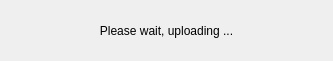
<?xml version="1.0" encoding="UTF-8"?>
<ui version="4.0">
 <class>uploadDialog</class>
 <widget class="QDialog" name="uploadDialog">
  <property name="geometry">
   <rect>
    <x>0</x>
    <y>0</y>
    <width>333</width>
    <height>61</height>
   </rect>
  </property>
  <property name="sizePolicy">
   <sizepolicy hsizetype="Fixed" vsizetype="Fixed">
    <horstretch>0</horstretch>
    <verstretch>0</verstretch>
   </sizepolicy>
  </property>
  <property name="windowTitle">
   <string>Dialog</string>
  </property>
  <property name="modal">
   <bool>false</bool>
  </property>
  <layout class="QVBoxLayout" name="verticalLayout">
   <item>
    <widget class="QLabel" name="label">
     <property name="text">
      <string>Please wait, uploading ...</string>
     </property>
     <property name="alignment">
      <set>Qt::AlignCenter</set>
     </property>
    </widget>
   </item>
  </layout>
 </widget>
 <resources/>
 <connections/>
</ui>
